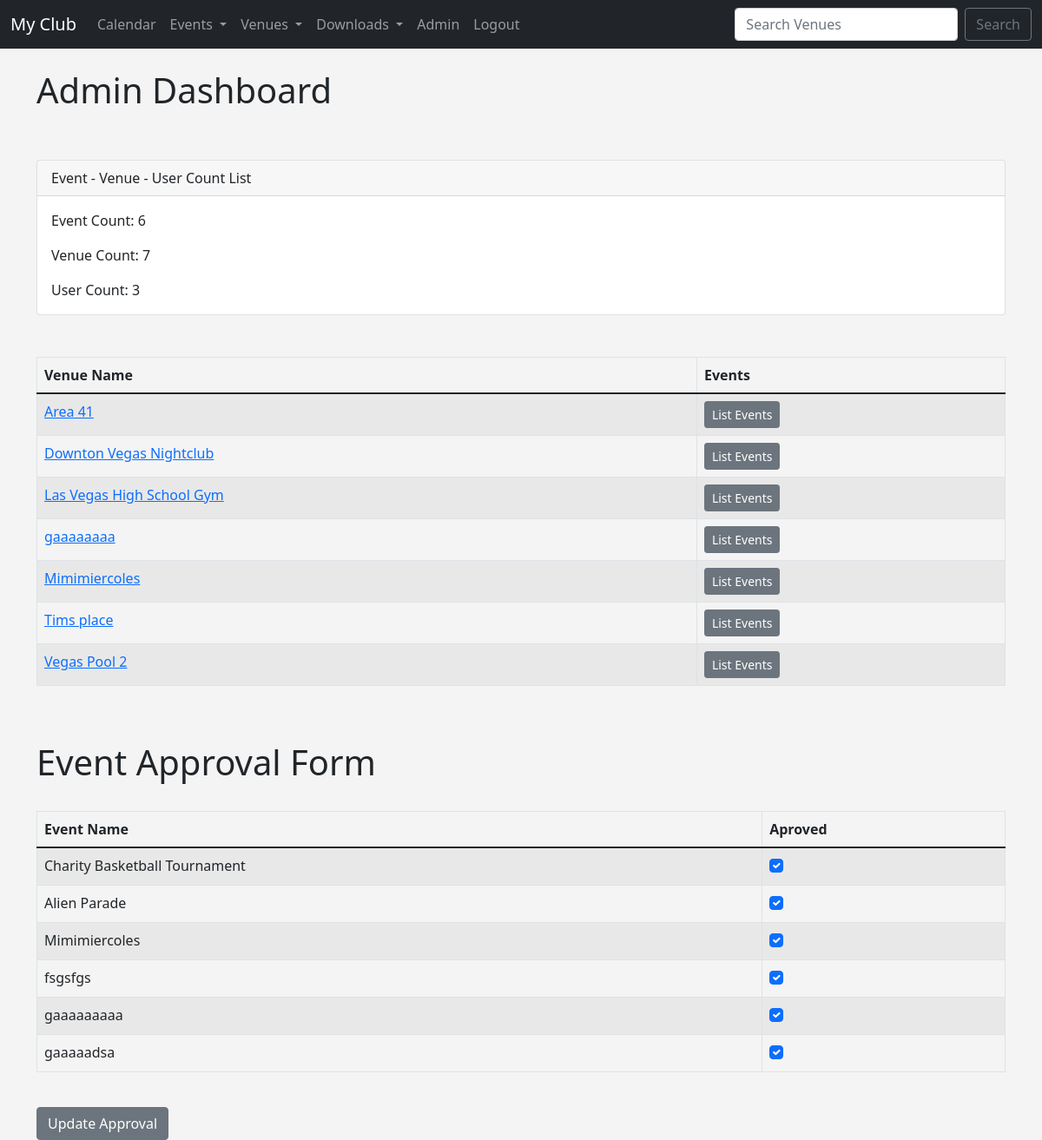
Screenshot of /admin_approval (signed in) with the database file from the repository.
### events/models.py (models this page shows, shortened)
class Venue(models.Model):
    name = models.CharField('Venue Name', max_length=120)
    address = models.CharField(max_length=300)
    zip_code = models.CharField('Zip Code', max_length=15)
    phone = models.CharField('Contact Phone', max_length=25, blank=True)
    web = models.URLField('Website Address', blank=True)
    email_address = models.EmailField('Email Address', blank=True)
    owner = models.IntegerField('Venue Owner', blank=False, default=1)
    venue_image = models.ImageField(null=True, blank=True, upload_to="images/")
    def __str__(self):
        return self.name

class Event(models.Model):
    name = models.CharField('Event Name', max_length=120)
    event_date = models.DateTimeField('Event Date')
    venue = models.ForeignKey(Venue, blank=True, null=True, on_delete=models.CASCADE)
    manager = models.ForeignKey(User, blank=True, null=True, on_delete=models.SET_NULL)
    description = models.TextField(blank=True)
    attendees = models.ManyToManyField(MyClubUser, blank=True)
    approved = models.BooleanField('Approved', default=False)
    def __str__(self):
        return self.name

### events/views.py (the view)
# urls.py: path('admin_approval', views.admin_approval, name='admin_approval'),
def admin_approval(request):
    venue_list = Venue.objects.all()
    event_count = Event.objects.all().count()
    venue_count = Venue.objects.all().count()
    user_count = User.objects.all().count()
    event_list = Event.objects.all().order_by('-event_date')
    if request.user.is_superuser:
        if request.method == "POST":
            id_list = request.POST.getlist('boxes')
            event_list.update(approved=False)
            for x in id_list:
                Event.objects.filter(pk=int(x)).update(approved=True)
            messages.success(request, "Event List Approval Has Been Updated!")
            return redirect('list-events')
        else:
            return render(request, 'events/admin_approval.html', {'event_list':event_list, 'event_count':event_count, 'venue_count':venue_count, 'user_count':user_count, 'venue_list':venue_list})
    else:
        messages.success(request, "You aren't allowed to see this page :v")
        return redirect('home')

### events/templates/events/admin_approval.html (shortened to what this page needs)
{% extends 'events/base.html' %}
{% block content %}
<h1>Admin Dashboard</h1>
<br/><br/>
<form action="" method=POST>
<div class="card">
    <div class="card-header">
      Event - Venue - User Count List
    </div>
    <div class="card-body">
      <p class="card-text">Event Count: {{event_count}}</p>
      <p class="card-text">Venue Count: {{venue_count}}</p>
      <p class="card-text">User Count: {{user_count}}</p>
    </div>
</div>
<br/><br/>
<table class="table table-striped table-hover table-bordered">
    <thead>
        <tr>
            <th scope="col">Venue Name</th>
            <th scope="col">Events</th>
        </tr>
    </thead>
    <tbody>
{% for venue in venue_list %}
        <tr>
            <td>
                <a href="{% url 'show-venue' venue.id %}">{{ venue }}</a>
            </td>
            <td>
                <a href="{% url 'venue-events' venue.id %}" class="btn btn-sm btn-secondary">List Events</a>
            </td>
        </tr>
{% endfor %}
    </tbody>
</table>
<br/><br/>
<h1>Event Approval Form</h1>
<br/>
<table class="table table-striped table-hover table-bordered">
    <thead>
        <tr>
            <th scope="col">Event Name</th>
            <th scope="col">Aproved</th>
        </tr>
    </thead>
    <tbody>
{% for event in event_list %}
        <tr>
            <td>{{ event }}</td>
            <td>
                {% if event.approved %}
                <div class="form-check">
                    <input class="form-check-input" type="checkbox" checked="checked" value={{ event.id }} name="boxes">
                </div>
                {% else %}
                <div class="form-check">
                    <input class="form-check-input" type="checkbox" value={{ event.id }} name="boxes">
                </div>
                {% endif %}
{% endfor %}
    </tbody>
</table>
<br/>
<button class="btn btn-secondary" type="submit">Update Approval</button>
{% endblock %}

### events/templates/events/base.html (style rules this page uses)
body { background: #f4f4f4; }

### rows the page displays
Venue: name "Area 41"
Venue: name "Downton Vegas Nightclub"
Venue: name "Las Vegas High School Gym"
Venue: name "gaaaaaaaa"
Venue: name "Mimimiercoles"
Venue: name "Tims place"
Venue: name "Vegas Pool 2"
Event: name "Charity Basketball Tournament"
Event: name "Alien Parade"
Event: name "Mimimiercoles"
Event: name "fsgsfgs"
Event: name "gaaaaaaaaa"
Event: name "gaaaaadsa"

### other values shown
{{ event_count }} "6"
{{ venue_count }} "7"
{{ user_count }} "3"
